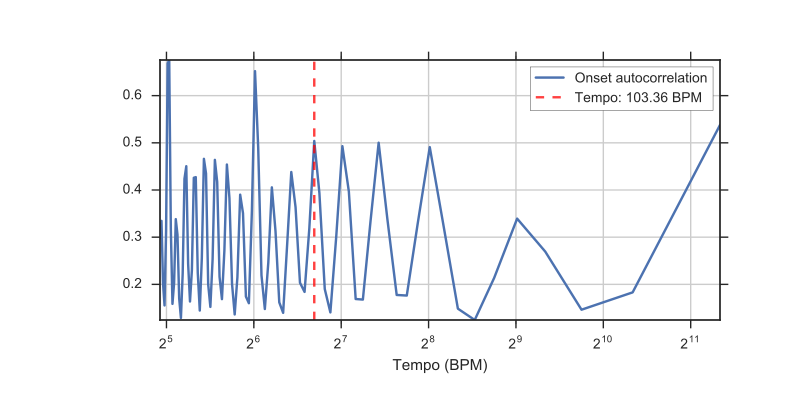

Generate this figure with Python:
y, sr = librosa.load(librosa.util.example_audio_file())
onset_env = librosa.onset.onset_strength(y, sr=sr)
tempo = librosa.beat.estimate_tempo(onset_env, sr=sr)
tempo
# 103.359375

# Plot the estimated tempo against the onset autocorrelation

import matplotlib.pyplot as plt
# Compute 2-second windowed autocorrelation
hop_length = 512
ac = librosa.autocorrelate(onset_env, 2 * sr // hop_length)
freqs = librosa.tempo_frequencies(len(ac), sr=sr,
                                  hop_length=hop_length)
# Plot on a BPM axis.  We skip the first (0-lag) bin.
plt.figure(figsize=(8,4))
plt.semilogx(freqs[1:], librosa.util.normalize(ac)[1:],
             label='Onset autocorrelation', basex=2)
plt.axvline(tempo, 0, 1, color='r', alpha=0.75, linestyle='--',
           label='Tempo: {:.2f} BPM'.format(tempo))
plt.xlabel('Tempo (BPM)')
plt.grid()
plt.legend(frameon=True)
plt.axis('tight')
